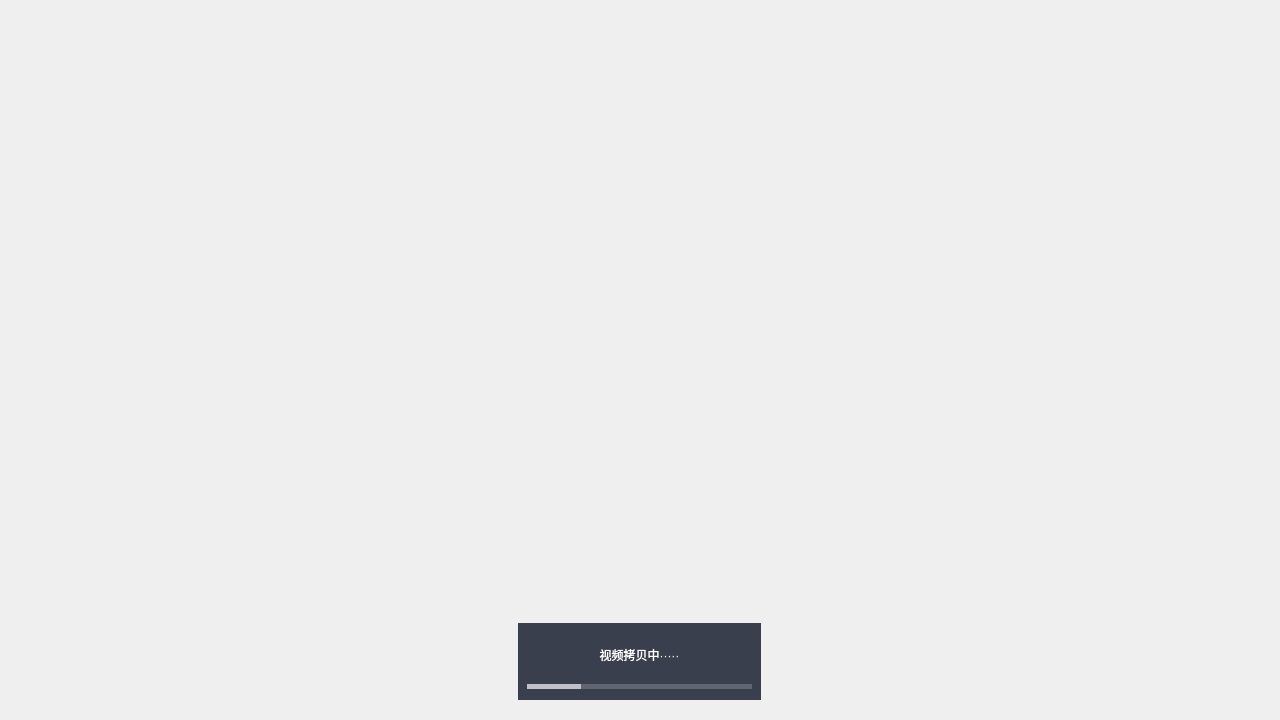
<?xml version="1.0" encoding="UTF-8"?>
<ui version="4.0">
 <class>ProgressViewer</class>
 <widget class="QWidget" name="ProgressViewer">
  <property name="geometry">
   <rect>
    <x>0</x>
    <y>0</y>
    <width>1280</width>
    <height>720</height>
   </rect>
  </property>
  <property name="windowTitle">
   <string>Form</string>
  </property>
  <property name="styleSheet">
   <string notr="true">#container {
	background-color: rgb(57, 63, 77);
}</string>
  </property>
  <layout class="QVBoxLayout" name="verticalLayout">
   <property name="leftMargin">
    <number>0</number>
   </property>
   <property name="topMargin">
    <number>0</number>
   </property>
   <property name="rightMargin">
    <number>0</number>
   </property>
   <property name="bottomMargin">
    <number>20</number>
   </property>
   <item>
    <spacer name="verticalSpacer">
     <property name="orientation">
      <enum>Qt::Vertical</enum>
     </property>
     <property name="sizeHint" stdset="0">
      <size>
       <width>20</width>
       <height>40</height>
      </size>
     </property>
    </spacer>
   </item>
   <item alignment="Qt::AlignHCenter">
    <widget class="QWidget" name="container" native="true">
     <property name="minimumSize">
      <size>
       <width>243</width>
       <height>77</height>
      </size>
     </property>
     <property name="maximumSize">
      <size>
       <width>243</width>
       <height>77</height>
      </size>
     </property>
     <property name="styleSheet">
      <string notr="true">#label {
	color: rgb(255, 255, 255);
   
	font: 16pt &quot;Ubuntu&quot;;
}

#progress {
  background-color:rgba(255, 255, 255, 0.2);
  border-radius: 4px;
}

#progress::chunk
{
   background-color:rgba(255, 255, 255, 0.6);
   border-radius: 4px;
}
</string>
     </property>
     <layout class="QVBoxLayout" name="verticalLayout_2">
      <property name="bottomMargin">
       <number>11</number>
      </property>
      <item>
       <widget class="QLabel" name="label">
        <property name="text">
         <string>视频拷贝中·····</string>
        </property>
        <property name="alignment">
         <set>Qt::AlignCenter</set>
        </property>
       </widget>
      </item>
      <item>
       <widget class="QProgressBar" name="progress">
        <property name="minimumSize">
         <size>
          <width>0</width>
          <height>5</height>
         </size>
        </property>
        <property name="maximumSize">
         <size>
          <width>16777215</width>
          <height>5</height>
         </size>
        </property>
        <property name="value">
         <number>24</number>
        </property>
        <property name="format">
         <string/>
        </property>
       </widget>
      </item>
     </layout>
    </widget>
   </item>
  </layout>
 </widget>
 <resources/>
 <connections/>
</ui>
